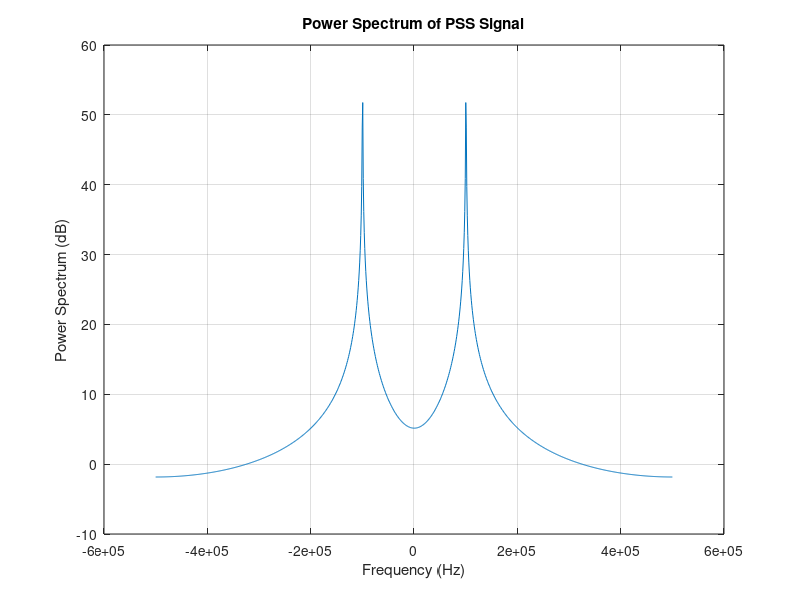

MATLAB code for this plot:
% Parameters
fs = 1e6;  % Sampling frequency
T = 1/fs;  % Sampling period
N = 1024;  % Number of samples

% Generate a sample PSS signal (replace this with your actual PSS signal)
n = 0:N-1;
PSS_signal = cos(2*pi*100e3*n*T);  % Example: 100 kHz PSS signal

% Compute the power spectrum using FFT
fft_PSS = fftshift(fft(PSS_signal));
frequencies = linspace(-fs/2, fs/2, N);

% Plot the power spectrum on a dB scale
figure;
plot(frequencies, 10*log10(abs(fft_PSS).^2));
xlabel('Frequency (Hz)');
ylabel('Power Spectrum (dB)');
title('Power Spectrum of PSS Signal');
grid on;